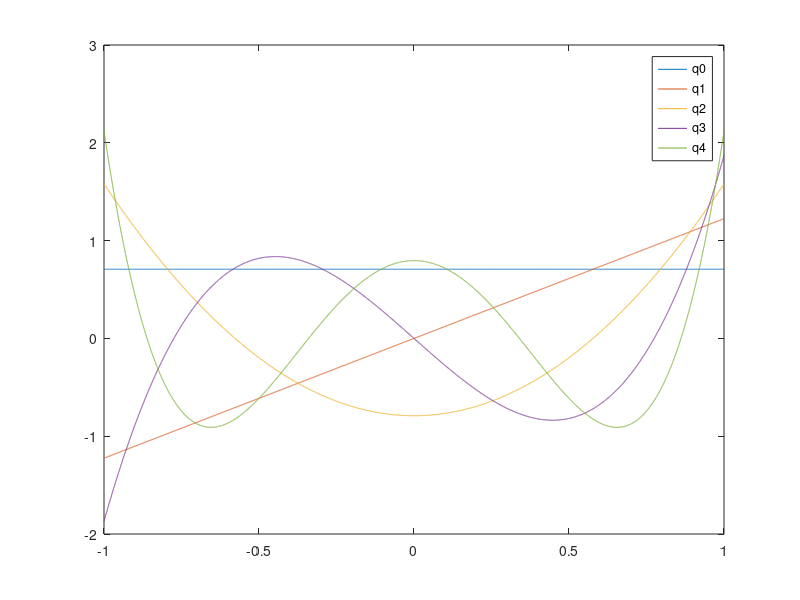

Recreate this plot in MATLAB.
t = linspace(-1,1,10000);
p = zeros(10000, 5);
q = p;
e = p;
dt = t(2) - t(1);
for kk = 1:5
    p(:,kk) = t.^(kk-1);
end
e(:,1) = p(:,1);
q(:,1) = e(:,1) ./ sqrt(sum(e(:,1).*e(:,1).*dt));

for ii = 2:5
    e(:,ii) = p(:,ii);
    for jj = 1:ii-1
        e(:,ii) = e(:,ii) - sum(p(:,ii).*q(:,jj).*dt) * q(:,jj);
    end
    q(:,ii) = e(:,ii) ./ sqrt(sum(e(:,ii).*e(:,ii).*dt));
end

plot(t,q(:,1));
hold on;
plot(t,q(:,2));
plot(t,q(:,3));
plot(t,q(:,4));
plot(t,q(:,5));
legend('q0','q1','q2','q3','q4');
